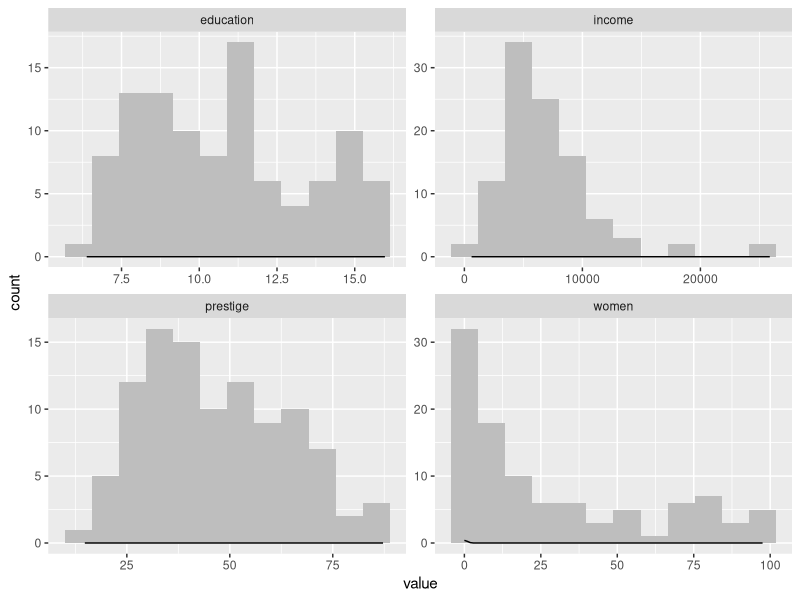
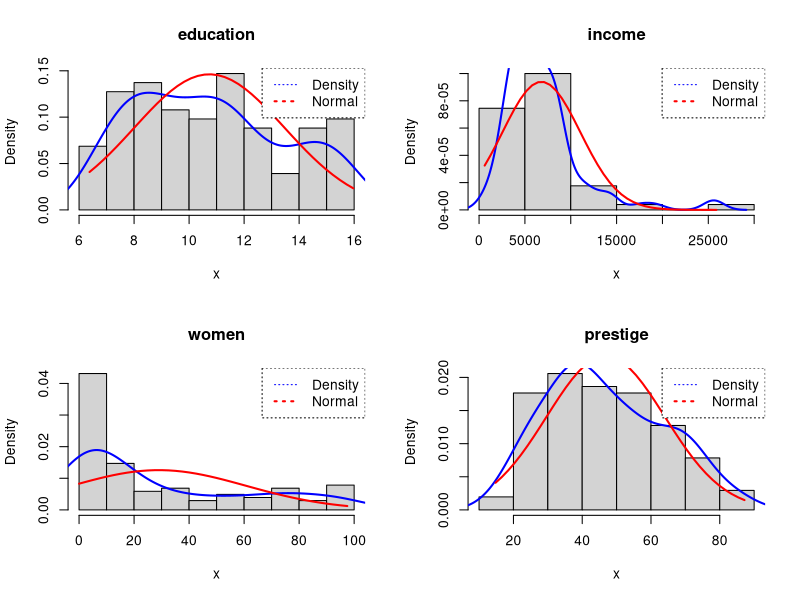
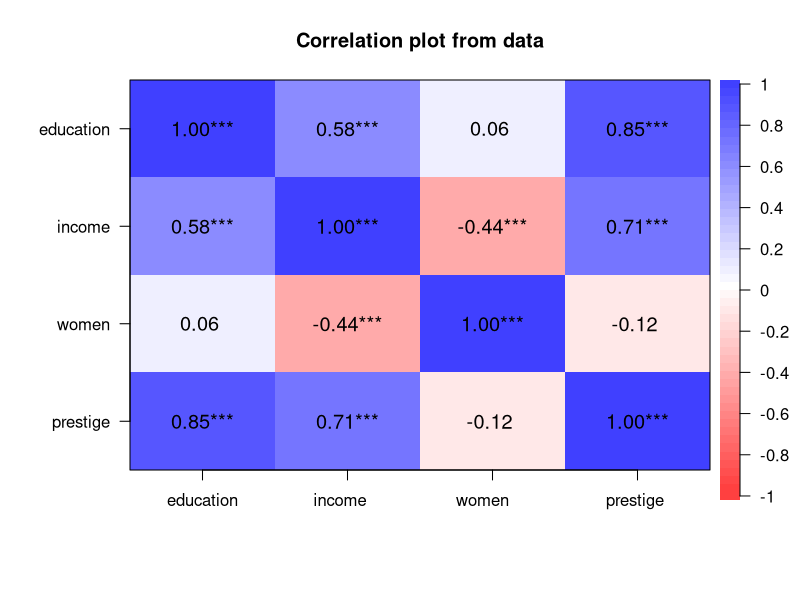
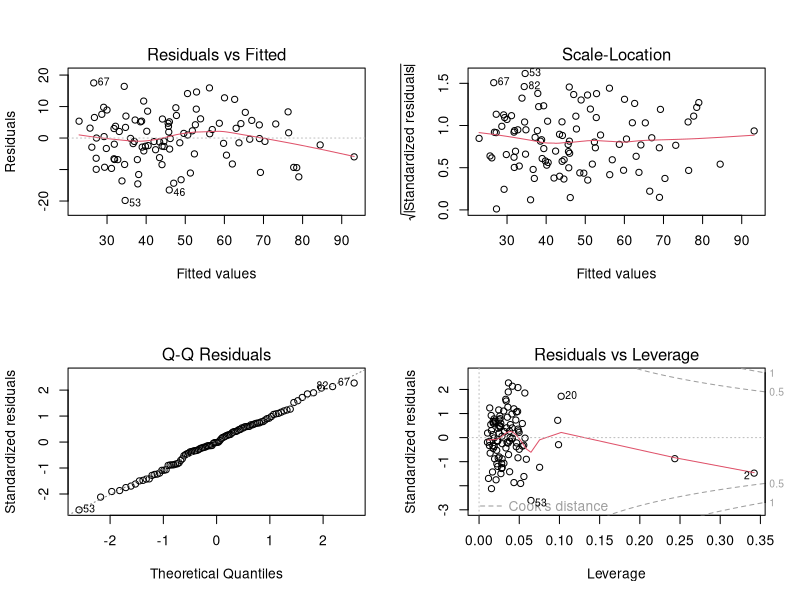

These figures' R source, in order:
# Installing Library to load the data
library(readr)
df <- read_csv("Women_Prestige_Data.csv")
head(df)
#########################################
# Checking data type:                   #
#########################################

str(df)

#########################################
# Data distribution:                    #
#########################################
library(purrr)
library(tidyr)
library(ggplot2)
par(mfrow= c(3, 3))
df %>%
  keep(is.numeric) %>% subset(select=-c(census))%>%
  gather() %>% 
  ggplot(aes(value)) +
  facet_wrap(~ key, scales = "free") +
  geom_histogram(aes(y = ..count..), bins=12, fill = "grey") +
  stat_function(fun = dnorm)

############################################
## Including Plots                         #
############################################

# Graphs to check data distribution:
# Create a function that helps create graphs:
histDenNorm <- function (x, main = "") {
  hist(x, prob = TRUE, main = main) # Histogram
  lines(density(x), col = "blue", lwd = 2) # Density 
  x2 <- seq(min(x), max(x), length = 40)
  f <- dnorm(x2, mean(x), sd(x))
  lines(x2, f, col = "red", lwd = 2) # Normal
  legend("topright", c("Density", "Normal"), box.lty = 3,
         lty = 3, col = c("blue", "red"), lwd = c(1, 2, 2))
}

## Create histograms:

x <- df$education
y <- df$income
z <- df$women
v <- df$prestige
par(mfrow= c(2,2))
histDenNorm(x, main = "education")
histDenNorm(y, main = "income")
histDenNorm(z, main = "women")
histDenNorm(v, main = "prestige")

########################################
# Correlation heatmap:                 #
########################################
library(psych)

df1 <- subset(df, select=-c(census, occupation_name, type))
corPlot(df1, cex = 1.2, numbers=TRUE,stars=TRUE)

########################################
# Linear regression: Models comparison #
########################################

full.model <- lm(prestige ~ education + income + women, data=df)
reduced.model <- step(full.model, direction = "backward")
summary(reduced.model)

########################################
# Best model                           #
########################################

fit <- lm(prestige ~ education + income + women, data=df)
summary(fit)
########################################
# Comparing the models using ANOVA     #
########################################
anova(full.model, reduced.model)

########################################
# diagnostic plots                     #
########################################

layout(matrix(c(1,2,3,4),2,2)) # optional 4 graphs/page
plot(fit)

